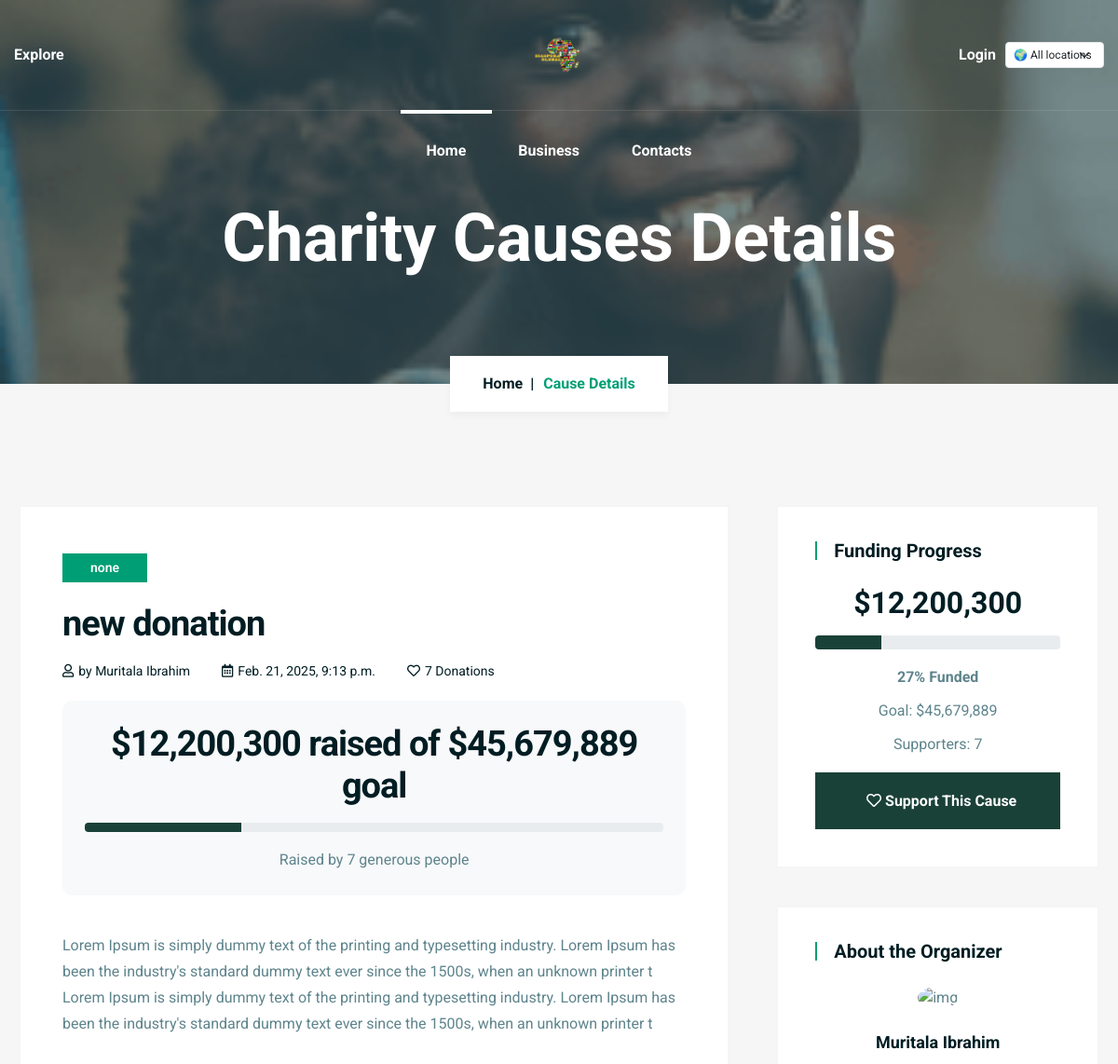
Before: /businesses/2/ (upper part) with the older database file.
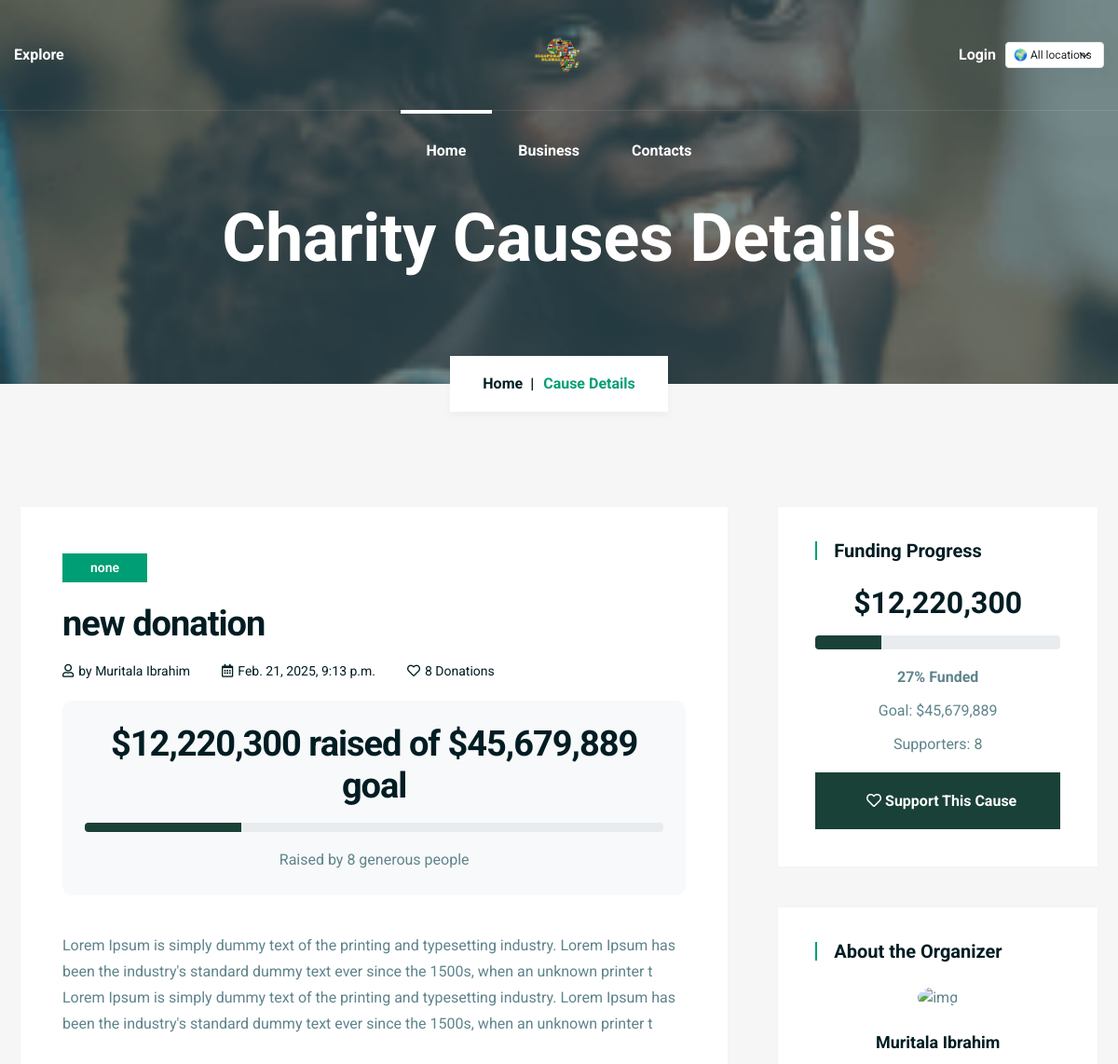
After: the same page with the newer database file.
### main/models.py (models this page shows, shortened)
class Donation(models.Model):
    image_one = models.FileField(upload_to='account_files/profile_photos/', blank=True, default="none")
    image_three = models.FileField(upload_to='account_files/profile_photos/', blank=True, default="none")
    image_four = models.FileField(upload_to='account_files/profile_photos/', blank=True, default="none")
    title = models.CharField(max_length=50, default="none")
    description = models.TextField(default="none")
    goal = models.CharField(max_length=20, default="none")
    about = models.TextField(default="none")
    summary = models.TextField(default="none")
    challenge = models.TextField(default="none")
    target_one = models.CharField(max_length=1020, default="none")
    target_two = models.CharField(max_length=1020, default="none", null=True)
    target_three = models.CharField(max_length=1020, default="none", null=True)
    target_four = models.CharField(max_length=1020, default="none", null=True)
    target_five = models.CharField(max_length=1020, default="none", null=True)
    target_six = models.CharField(max_length=1020, default="none")
    target_seven = models.CharField(max_length=1020, default="none")
    more_info = models.TextField(default="none")
    image_two = models.FileField(upload_to='account_files/profile_photos/', blank=True, default="none")
    website = models.CharField(max_length=1020, default="none")
    project_type = models.CharField(max_length=1020, default="none")
    location = models.CharField(max_length=1020, default="none")
    app_user = models.ForeignKey(AppUser, on_delete=models.CASCADE)
    image_portriat = models.FileField(upload_to='account_files/profile_photos/', blank=True, default="none")
    amount_donated = models.DecimalField(max_digits=10, decimal_places=2, default=Decimal('0.00'))
    status = models.BooleanField(default=False)
    pub_date = models.DateTimeField(default=timezone.now)
    def percentage_raised(self):
        if self.goal and self.amount_donated:
            goal_amount = Decimal(self.goal)
            return (self.amount_donated / goal_amount) * 100
        return 0

class AppUser(models.Model):
    USER_TYPES = (
        ('investor', 'Investor'),
        ('business_owner', 'Business Owner'),
    )
    user = models.OneToOneField(User, on_delete=models.CASCADE)
    otp_code = models.CharField(default="none", max_length=10)
    email = models.CharField(max_length=150, default="none")
    category = models.CharField(max_length=150, default="none")
    gender = models.CharField(max_length=150, default="none")
    phone_no = models.CharField(max_length=150, default="none")
    user_type = models.CharField(max_length=20, choices=USER_TYPES, default='investor')

### main/views.py (the view)
# urls.py: path('businesses/<int:business_id>/', views.DonationDetailsView, name='business_details'),
def DonationDetailsView(request, business_id):
    if request.method == "POST":
        pass
    else:
        donation = get_object_or_404(Donation, id=business_id)
        app_user = donation.app_user
        try:
            days_since = max((timezone.now() - donation.pub_date).days, 0)
        except Exception:
            days_since = 0
        donators_count = donation.contributions.count()
        setattr(donation, 'days_since_published', days_since)
        setattr(donation, 'donators_count', donators_count)
        related_donations = Donation.objects.filter(
            project_type=donation.project_type
        ).exclude(id=donation.id).order_by('-pub_date')[:4]
        context = {
            "donation": donation,
            "app_user": app_user,
            "donation_days": days_since,
            "donation_donators_count": donators_count,
            "related_donations": related_donations,
        }
        return render(request, "main/donation-detail.html", context)

### main/templates/main/donation-detail.html (shortened to what the changed rows need)
{% extends 'main/base.html' %} {% load static humanize %} {% block content %}
<section
	class="breadcrumb-area breadcrumb-bg"
	data-background="{{ donation.image_one.url }}"
>
	<div class="container">
		<div class="row justify-content-center">
			<div class="col-lg-10">
				<div class="breadcrumb-content text-center">
					<h2 class="title">Charity Causes Details</h2>
				</div>
			</div>
		</div>
	</div>
</section>
<section class="blog-details-area gray-bg pt-130 pb-100">
	<div class="container">
		<div class="row justify-content-center">
			<div class="col-lg-8">
				<div class="blog--post--item">
					<div class="blog--post--content blog-details-content">
						<div class="blog--tag">
							<a href="#">{{ donation.project_type }}</a>
						</div>
						<h2>{{ donation.title }}</h2>
						<div class="blog--post--meta mb-20">
							<ul>
								<li>
									<i class="far fa-user"></i><span>by </span
									><a href="#">{{ donation.app_user.user.get_full_name }}</a>
								</li>
								<li>
									<span
										><i class="far fa-calendar-alt"></i>{{ donation.pub_date }}</span
									>
								</li>
								<li>
									<a href="#"
										><i class="far fa-heart"></i>{{ donation.contributions.count}} Donations</a
									>
								</li>
							</ul>
						</div>
						<div
							class="cause-amounts text-center mb-40 p-4"
							style="background: #f8f9fa; border-radius: 10px"
						>
							<h2 class="title mb-3">
								${{ donation.amount_donated|floatformat:0|intcomma }}
								<span
									>raised of ${{ donation.goal|floatformat:0|intcomma }}
									goal</span
								>
							</h2>
							<div class="progress mb-3" style="height: 10px">
								<div
									class="progress-bar"
									role="progressbar"
									style="width: {{ donation.percentage_raised|floatformat:0 }}%; background: #1A4137;"
									aria-valuenow="{{ donation.percentage_raised|floatformat:0 }}"
									aria-valuemin="0"
									aria-valuemax="100"
								></div>
							</div>
							<p class="mb-0">
								Raised by {{ donation.contributions.count }} generous people
							</p>
						</div>
						<p>{{ donation.description }}</p>
						<div class="blog-details-post-thumb mb-40">
						</div>
					</div>
				</div>
			</div>
			<div class="col-lg-4 col-md-7">
				<aside class="blog-sidebar pl-20">
					<div class="widget mb-40">
						<div class="blog-about text-center">
							<div class="cause-amounts">
								<h2 class="title mb-3" style="font-size: 2rem">
									${{ donation.amount_donated|floatformat:0|intcomma }}
								</h2>
								<div class="progress mb-3" style="height: 15px">
									<div
										class="progress-bar"
										role="progressbar"
										style="width: {{ donation.percentage_raised|floatformat:0 }}%; background: #1A4137;"
										aria-valuenow="{{ donation.percentage_raised|floatformat:0 }}"
										aria-valuemin="0"
										aria-valuemax="100"
									></div>
								</div>
								<p class="mb-2">
									<strong
										>{{ donation.percentage_raised|floatformat:0 }}%
										Funded</strong
									>
								</p>
								<p class="mb-2">
									Goal: ${{ donation.goal|floatformat:0|intcomma }}
								</p>
								<p class="mb-3">
									Supporters: {{ donation.contributions.count }}
								</p>
								<a
									href="{% url 'main:invest_now' donation.id %}"
									class="btn"
									style="background: #1a4137; color: white; width: 100%"
								>
									<i class="far fa-heart"></i> Support This Cause
								</a>
							</div>
						</div>
					</div>
					<div class="widget mb-40">
						<div class="blog-about text-center">
							<div class="b-about-content mb-20">
								<h4>{{ donation.app_user.user.get_full_name }}</h4>
							</div>
						</div>
					</div>
				</aside>
			</div>
		</div>
	</div>
</section>
{% endblock %}

Changed rows visible on the page:
changed Donation "new donation": contributions.count "7" → "8"; amount_donated "12,200,300" → "12,220,300"
